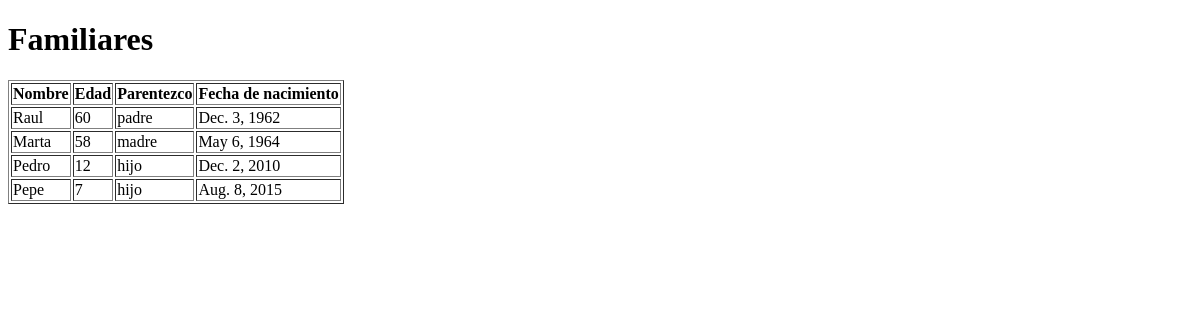
Before: /familia/ with the older database file.
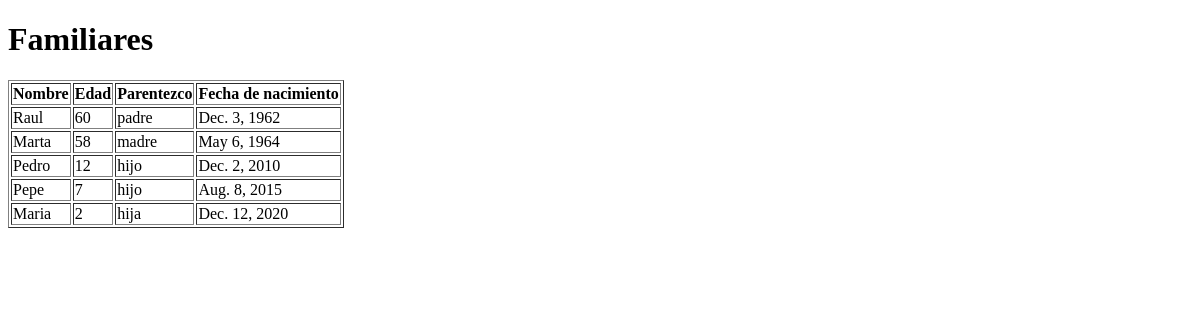
After: the same page with the newer database file.
### familiares/models.py (models this page shows)
class Familia(models.Model):
    nombre = models.CharField(max_length=40)
    parentezco = models.CharField(max_length=40)
    edad = models.IntegerField()
    fecha_nac = models.DateField()

### familiares/views.py (the view)
# urls.py: path('familia/', mi_familia),
def mi_familia(request):
    familia = Familia.objects.all()
    plantilla = loader.get_template("familiares.html")
    documento = plantilla.render({"familia": familia})
    return HttpResponse(documento)

### mi_proyecto/templates/familiares.html (shortened to what this page needs)
<!DOCTYPE html>
<html lang="en">
<head>
</head>
<body>
    <h1>Familiares</h1>
    <table border="1">
        <tr>
            <th>Nombre</th>
            <th>Edad</th>
            <th>Parentezco</th>
            <th>Fecha de nacimiento</th>
        </tr>
        {% for f in familia %}
        <tr>
            <td> {{f.nombre}} </td>
            <td> {{f.edad}} </td>
            <td> {{f.parentezco}} </td>
            <td> {{f.fecha_nac}} </td>
        </tr>
        {% endfor %}
    </table>
</body>
</html>

Changed rows visible on the page:
added Familia: nombre "Maria", edad "2", parentezco "hija", fecha_nac "Dec. 12, 2020"
